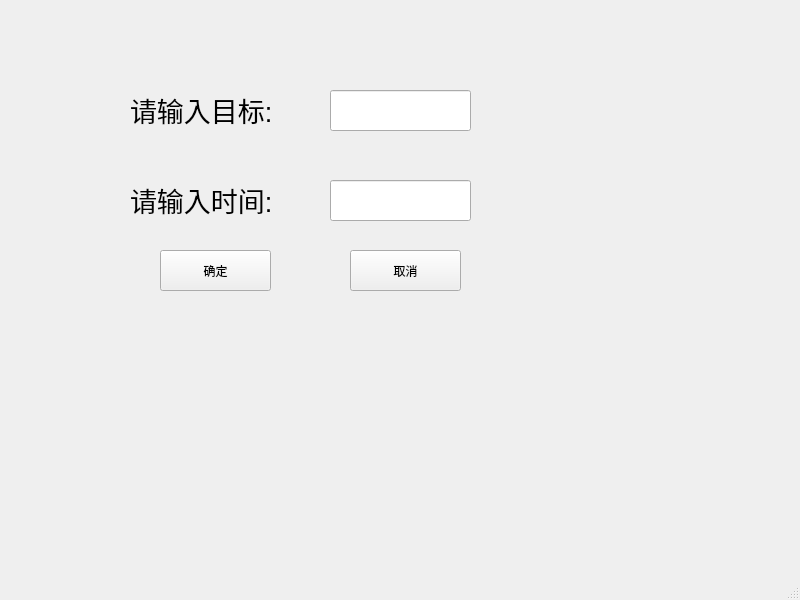
<?xml version="1.0" encoding="UTF-8"?>
<ui version="4.0">
 <class>MainWindow</class>
 <widget class="QMainWindow" name="MainWindow">
  <property name="geometry">
   <rect>
    <x>0</x>
    <y>0</y>
    <width>800</width>
    <height>600</height>
   </rect>
  </property>
  <property name="windowTitle">
   <string>MainWindow</string>
  </property>
  <widget class="QWidget" name="centralwidget">
   <widget class="QLabel" name="label_1">
    <property name="geometry">
     <rect>
      <x>130</x>
      <y>90</y>
      <width>141</width>
      <height>41</height>
     </rect>
    </property>
    <property name="text">
     <string>&lt;html&gt;&lt;head/&gt;&lt;body&gt;&lt;p align=&quot;center&quot;&gt;&lt;span style=&quot; font-size:20pt;&quot;&gt;请输入目标:&lt;/span&gt;&lt;/p&gt;&lt;/body&gt;&lt;/html&gt;</string>
    </property>
   </widget>
   <widget class="QLineEdit" name="objectSetEdit">
    <property name="geometry">
     <rect>
      <x>330</x>
      <y>90</y>
      <width>141</width>
      <height>41</height>
     </rect>
    </property>
   </widget>
   <widget class="QLabel" name="label_2">
    <property name="geometry">
     <rect>
      <x>130</x>
      <y>180</y>
      <width>141</width>
      <height>41</height>
     </rect>
    </property>
    <property name="text">
     <string>&lt;html&gt;&lt;head/&gt;&lt;body&gt;&lt;p align=&quot;center&quot;&gt;&lt;span style=&quot; font-size:20pt;&quot;&gt;请输入时间:&lt;/span&gt;&lt;/p&gt;&lt;/body&gt;&lt;/html&gt;</string>
    </property>
   </widget>
   <widget class="QPushButton" name="conBt">
    <property name="geometry">
     <rect>
      <x>160</x>
      <y>250</y>
      <width>111</width>
      <height>41</height>
     </rect>
    </property>
    <property name="text">
     <string>确定</string>
    </property>
   </widget>
   <widget class="QPushButton" name="canBt">
    <property name="geometry">
     <rect>
      <x>350</x>
      <y>250</y>
      <width>111</width>
      <height>41</height>
     </rect>
    </property>
    <property name="text">
     <string>取消</string>
    </property>
   </widget>
   <widget class="QLineEdit" name="timeSetEdit">
    <property name="geometry">
     <rect>
      <x>330</x>
      <y>180</y>
      <width>141</width>
      <height>41</height>
     </rect>
    </property>
   </widget>
  </widget>
  <widget class="QMenuBar" name="menubar">
   <property name="geometry">
    <rect>
     <x>0</x>
     <y>0</y>
     <width>800</width>
     <height>17</height>
    </rect>
   </property>
  </widget>
  <widget class="QStatusBar" name="statusbar"/>
 </widget>
 <resources/>
 <connections/>
</ui>
